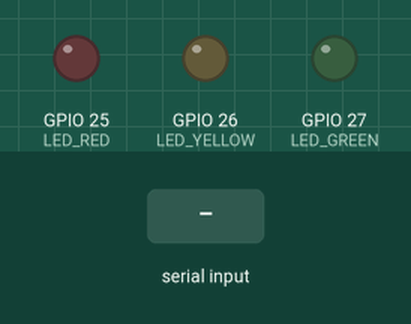
Simulated run of this sketch. Board: ESP32. Parts: output pins drawn as LEDs (lit = HIGH). Inputs (shaded band) come from the test bench.

Above: at 1.2 s.
1.3 s: "r" received over Serial
At 2.5 s:
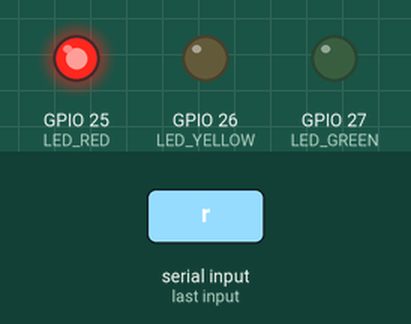
2.8 s: "y" received over Serial
At 3.7 s:
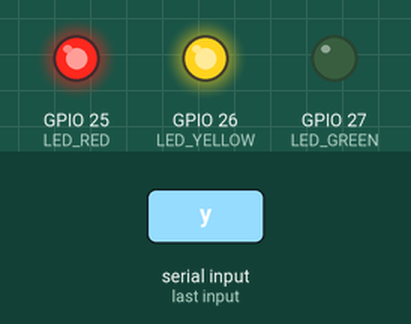
4.3 s: "g" received over Serial
At 4.9 s:
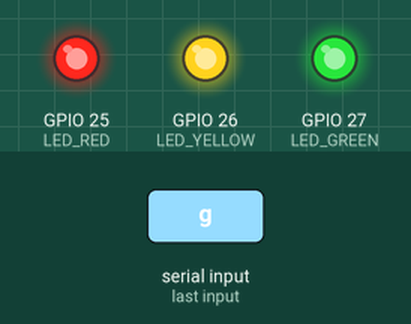
5.8 s: "o" received over Serial
At 7.0 s:
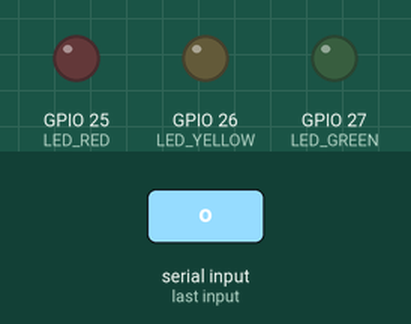
7.3 s: "y" received over Serial
At 8.4 s:
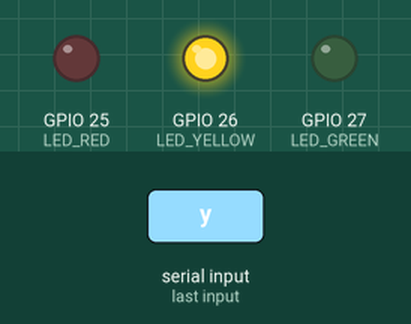
8.8 s: "g" received over Serial
At 9.5 s:
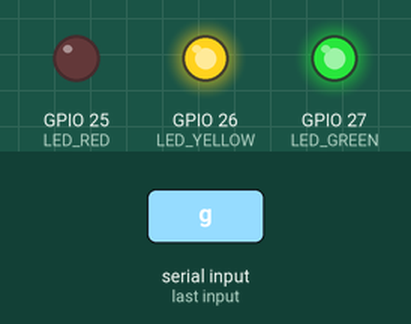
Timing chart, 0 to 11.3 s (numbered marks = the images above; inputs shaded):
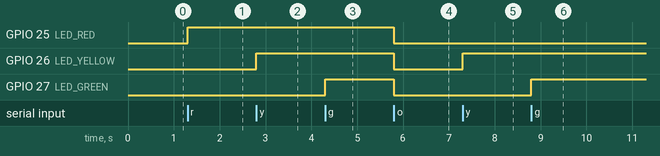

The sketch:

main.ino
```cpp
// #include <Arduino.h>

// #define LED_RED 25
// #define LED_YELLOW 26
// #define LED_GREEN 27

// void setup() {
//     pinMode(LED_RED, OUTPUT);
//     pinMode(LED_YELLOW, OUTPUT);
//     pinMode(LED_GREEN, OUTPUT);
// }

// void loop() {
//     digitalWrite(LED_RED, HIGH); delay(500);
//     digitalWrite(LED_RED, LOW); delay(500);
//     digitalWrite(LED_YELLOW, HIGH); delay(500);
//     digitalWrite(LED_YELLOW, LOW); delay(500);
//     digitalWrite(LED_GREEN, HIGH); delay(500);
//     digitalWrite(LED_GREEN, LOW); delay(500);
// }
```

main1.ino
```cpp
#include <Arduino.h>

#define LED_RED 25
#define LED_YELLOW 26
#define LED_GREEN 27

void setup() {
    Serial.begin(115200);
    pinMode(LED_RED, OUTPUT);
    pinMode(LED_YELLOW, OUTPUT);
    pinMode(LED_GREEN, OUTPUT);
}

void loop() {
    if(Serial.available() > 0) {
        char cdata = Serial.read();
        if(cdata == 'r') digitalWrite(LED_RED, HIGH);
        else if(cdata == 'y') digitalWrite(LED_YELLOW, HIGH);
        else if(cdata == 'g') digitalWrite(LED_GREEN, HIGH);
        else if(cdata == 'o') {
            digitalWrite(LED_RED, LOW);
            digitalWrite(LED_YELLOW, LOW);
            digitalWrite(LED_GREEN, LOW);
        }
    }
}
```

Measured:
- after the input at 1.3 s, GPIO 25 (LED_RED): LOW → HIGH at once
- after the input at 2.8 s, GPIO 26 (LED_YELLOW): LOW → HIGH at once
- after the input at 4.3 s, GPIO 27 (LED_GREEN): LOW → HIGH at once
- after the input at 5.8 s, GPIO 25 (LED_RED), GPIO 26 (LED_YELLOW), GPIO 27 (LED_GREEN): HIGH → LOW at once
- after the input at 7.3 s, GPIO 26 (LED_YELLOW): LOW → HIGH at once
- after the input at 8.8 s, GPIO 27 (LED_GREEN): LOW → HIGH at once
